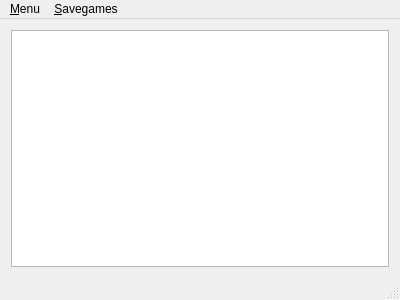
<?xml version="1.0" encoding="UTF-8"?>
<ui version="4.0">
 <class>MainWindow</class>
 <widget class="QMainWindow" name="MainWindow">
  <property name="geometry">
   <rect>
    <x>0</x>
    <y>0</y>
    <width>400</width>
    <height>300</height>
   </rect>
  </property>
  <property name="windowTitle">
   <string>Save Game Backup</string>
  </property>
  <widget class="QWidget" name="centralWidget">
   <property name="sizePolicy">
    <sizepolicy hsizetype="Expanding" vsizetype="Expanding">
     <horstretch>0</horstretch>
     <verstretch>0</verstretch>
    </sizepolicy>
   </property>
   <layout class="QVBoxLayout" name="verticalLayout">
    <item>
     <widget class="QListView" name="listView">
      <property name="editTriggers">
       <set>QAbstractItemView::NoEditTriggers</set>
      </property>
      <property name="dragEnabled">
       <bool>true</bool>
      </property>
      <property name="dragDropMode">
       <enum>QAbstractItemView::InternalMove</enum>
      </property>
      <property name="defaultDropAction">
       <enum>Qt::MoveAction</enum>
      </property>
      <property name="alternatingRowColors">
       <bool>true</bool>
      </property>
      <property name="selectionMode">
       <enum>QAbstractItemView::MultiSelection</enum>
      </property>
     </widget>
    </item>
   </layout>
  </widget>
  <widget class="QMenuBar" name="menuBar">
   <property name="geometry">
    <rect>
     <x>0</x>
     <y>0</y>
     <width>400</width>
     <height>26</height>
    </rect>
   </property>
   <widget class="QMenu" name="menu_Menu">
    <property name="title">
     <string>&amp;Menu</string>
    </property>
    <addaction name="actionSettings"/>
    <addaction name="separator"/>
    <addaction name="action_Quit"/>
   </widget>
   <widget class="QMenu" name="menuSavegames">
    <property name="title">
     <string>&amp;Savegames</string>
    </property>
    <addaction name="action_Scan_Computer"/>
    <addaction name="action_Backup"/>
    <addaction name="action_Restore"/>
   </widget>
   <addaction name="menu_Menu"/>
   <addaction name="menuSavegames"/>
  </widget>
  <widget class="QStatusBar" name="statusBar"/>
  <action name="actionSettings">
   <property name="text">
    <string>&amp;Settings</string>
   </property>
  </action>
  <action name="action_Quit">
   <property name="text">
    <string>&amp;Quit</string>
   </property>
  </action>
  <action name="action_Scan_Computer">
   <property name="text">
    <string>&amp;Scan Computer</string>
   </property>
  </action>
  <action name="action_Backup">
   <property name="text">
    <string>&amp;Backup</string>
   </property>
  </action>
  <action name="action_Restore">
   <property name="text">
    <string>&amp;Restore</string>
   </property>
  </action>
 </widget>
 <layoutdefault spacing="6" margin="11"/>
 <resources/>
 <connections>
  <connection>
   <sender>action_Quit</sender>
   <signal>triggered()</signal>
   <receiver>MainWindow</receiver>
   <slot>close()</slot>
   <hints>
    <hint type="sourcelabel">
     <x>-1</x>
     <y>-1</y>
    </hint>
    <hint type="destinationlabel">
     <x>199</x>
     <y>149</y>
    </hint>
   </hints>
  </connection>
 </connections>
</ui>
